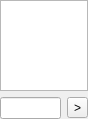
<?xml version="1.0" encoding="UTF-8"?>
<ui version="4.0">
 <class>ChatBoxWidget</class>
 <widget class="QWidget" name="ChatBoxWidget">
  <property name="geometry">
   <rect>
    <x>0</x>
    <y>0</y>
    <width>88</width>
    <height>119</height>
   </rect>
  </property>
  <property name="windowTitle">
   <string>Form</string>
  </property>
  <layout class="QVBoxLayout" name="verticalLayout">
   <property name="leftMargin">
    <number>0</number>
   </property>
   <property name="topMargin">
    <number>0</number>
   </property>
   <property name="rightMargin">
    <number>0</number>
   </property>
   <property name="bottomMargin">
    <number>0</number>
   </property>
   <item>
    <widget class="QTextEdit" name="textEdit"/>
   </item>
   <item>
    <layout class="QHBoxLayout" name="horizontalLayout">
     <item>
      <widget class="QLineEdit" name="lineEdit"/>
     </item>
     <item>
      <widget class="QToolButton" name="toolButton">
       <property name="text">
        <string>&gt;</string>
       </property>
      </widget>
     </item>
    </layout>
   </item>
  </layout>
 </widget>
 <resources/>
 <connections/>
</ui>
